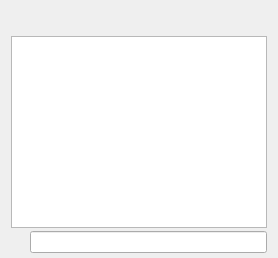
     <widget class="QWidget" name="tab_console">
      <attribute name="title">
       <string>&amp;Console</string>
      </attribute>
      <layout class="QVBoxLayout" name="verticalLayout_3">
       <property name="spacing">
        <number>3</number>
       </property>
       <property name="bottomMargin">
        <number>5</number>
       </property>
       <item>
        <layout class="QHBoxLayout" name="horizontalLayout">
         <property name="spacing">
          <number>4</number>
         </property>
         <item>
          <spacer name="horizontalSpacer">
           <property name="orientation">
            <enum>Qt::Horizontal</enum>
           </property>
           <property name="sizeHint" stdset="0">
            <size>
             <width>40</width>
             <height>20</height>
            </size>
           </property>
          </spacer>
         </item>
         <item>
          <widget class="QPushButton" name="fontSmallerButton">
           <property name="maximumSize">
            <size>
             <width>24</width>
             <height>24</height>
            </size>
           </property>
           <property name="toolTip">
            <string>Decrease font size</string>
           </property>
           <property name="text">
            <string/>
           </property>
           <property name="icon">
            <iconset resource="../bitcoin.qrc">
             <normaloff>:/icons/fontsmaller</normaloff>:/icons/fontsmaller</iconset>
           </property>
           <property name="iconSize">
            <size>
             <width>24</width>
             <height>16</height>
            </size>
           </property>
           <property name="autoDefault">
            <bool>false</bool>
           </property>
           <property name="flat">
            <bool>true</bool>
           </property>
          </widget>
         </item>
         <item>
          <widget class="QPushButton" name="fontBiggerButton">
           <property name="maximumSize">
            <size>
             <width>24</width>
             <height>24</height>
            </size>
           </property>
           <property name="toolTip">
            <string>Increase font size</string>
           </property>
           <property name="text">
            <string/>
           </property>
           <property name="icon">
            <iconset resource="../bitcoin.qrc">
             <normaloff>:/icons/fontbigger</normaloff>:/icons/fontbigger</iconset>
           </property>
           <property name="iconSize">
            <size>
             <width>24</width>
             <height>16</height>
            </size>
           </property>
           <property name="autoDefault">
            <bool>false</bool>
           </property>
           <property name="flat">
            <bool>true</bool>
           </property>
          </widget>
         </item>
         <item>
          <widget class="QPushButton" name="clearButton">
           <property name="maximumSize">
            <size>
             <width>24</width>
             <height>24</height>
            </size>
           </property>
           <property name="toolTip">
            <string>Clear console</string>
           </property>
           <property name="layoutDirection">
            <enum>Qt::LeftToRight</enum>
           </property>
           <property name="text">
            <string/>
           </property>
           <property name="icon">
            <iconset resource="../bitcoin.qrc">
             <normaloff>:/icons/remove</normaloff>:/icons/remove</iconset>
           </property>
           <property name="shortcut">
            <string notr="true">Ctrl+L</string>
           </property>
           <property name="autoDefault">
            <bool>false</bool>
           </property>
           <property name="flat">
            <bool>true</bool>
           </property>
          </widget>
         </item>
        </layout>
       </item>
       <item>
        <widget class="QTextEdit" name="messagesWidget">
         <property name="minimumSize">
          <size>
           <width>0</width>
           <height>100</height>
          </size>
         </property>
         <property name="readOnly">
          <bool>true</bool>
         </property>
         <property name="tabKeyNavigation" stdset="0">
          <bool>false</bool>
         </property>
         <property name="columnCount" stdset="0">
          <number>2</number>
         </property>
        </widget>
       </item>
       <item>
        <layout class="QHBoxLayout" name="horizontalLayoutPrompt">
         <property name="spacing">
          <number>3</number>
         </property>
         <item>
          <widget class="QPushButton" name="promptIcon">
           <property name="enabled">
            <bool>false</bool>
           </property>
           <property name="maximumSize">
            <size>
             <width>16</width>
             <height>24</height>
            </size>
           </property>
           <property name="text">
            <string/>
           </property>
           <property name="icon">
            <iconset resource="../bitcoin.qrc">
             <normaloff>:/icons/prompticon</normaloff>
             <disabledoff>:/icons/prompticon</disabledoff>:/icons/prompticon</iconset>
           </property>
           <property name="iconSize">
            <size>
             <width>14</width>
             <height>14</height>
            </size>
           </property>
           <property name="autoDefault">
            <bool>false</bool>
           </property>
           <property name="flat">
            <bool>true</bool>
           </property>
          </widget>
         </item>
         <item>
          <widget class="QLineEdit" name="lineEdit">
           <property name="placeholderText">
            <string/>
           </property>
          </widget>
         </item>
        </layout>
       </item>
      </layout>
     </widget>
